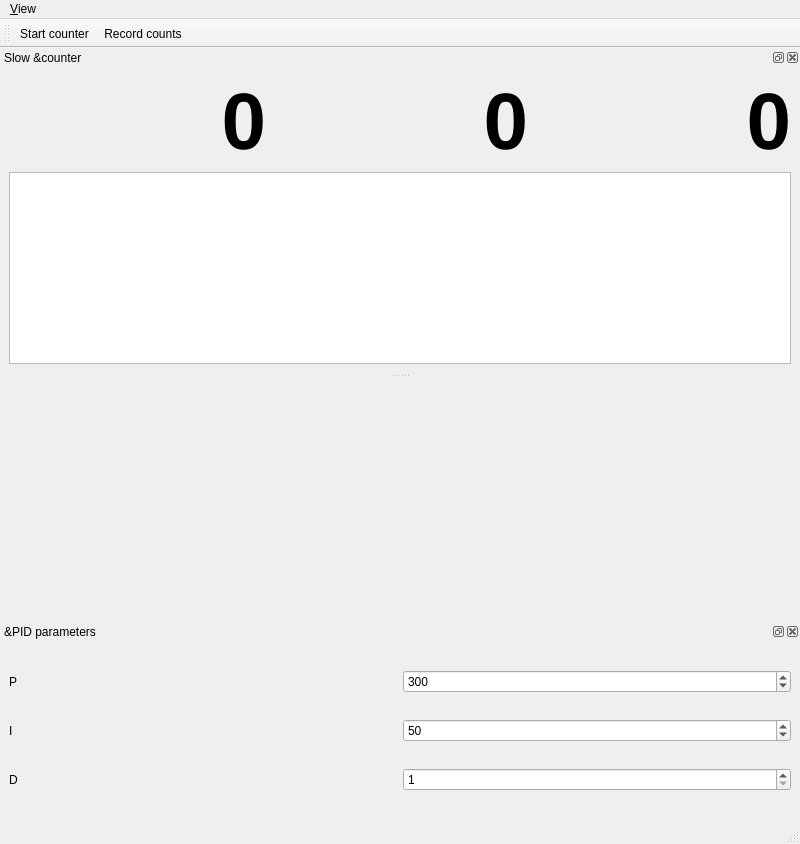
<?xml version="1.0" encoding="UTF-8"?>
<ui version="4.0">
 <class>MainWindow</class>
 <widget class="QMainWindow" name="MainWindow">
  <property name="geometry">
   <rect>
    <x>0</x>
    <y>0</y>
    <width>800</width>
    <height>844</height>
   </rect>
  </property>
  <property name="windowTitle">
   <string>qudi: Slow Counter</string>
  </property>
  <widget class="QWidget" name="centralwidget"/>
  <widget class="QMenuBar" name="menubar">
   <property name="geometry">
    <rect>
     <x>0</x>
     <y>0</y>
     <width>800</width>
     <height>30</height>
    </rect>
   </property>
   <widget class="QMenu" name="menuView">
    <property name="title">
     <string>&amp;View</string>
    </property>
    <widget class="QMenu" name="menuToolbars">
     <property name="title">
      <string>&amp;Toolbars</string>
     </property>
     <addaction name="counting_controls_view_Action"/>
    </widget>
    <addaction name="pid_view_Action"/>
    <addaction name="pid_parameters_view_Action"/>
    <addaction name="separator"/>
    <addaction name="menuToolbars"/>
    <addaction name="separator"/>
    <addaction name="restore_default_view_Action"/>
   </widget>
   <addaction name="menuView"/>
  </widget>
  <widget class="QStatusBar" name="statusbar"/>
  <widget class="QDockWidget" name="pid_trace_DockWidget">
   <property name="windowTitle">
    <string>Slow &amp;counter</string>
   </property>
   <attribute name="dockWidgetArea">
    <number>4</number>
   </attribute>
   <widget class="QWidget" name="dockWidgetContents">
    <layout class="QGridLayout" name="gridLayout">
     <item row="0" column="0">
      <widget class="QLabel" name="process_value_Label">
       <property name="font">
        <font>
         <pointsize>60</pointsize>
         <weight>75</weight>
         <bold>true</bold>
        </font>
       </property>
       <property name="text">
        <string>0</string>
       </property>
       <property name="alignment">
        <set>Qt::AlignRight|Qt::AlignTrailing|Qt::AlignVCenter</set>
       </property>
      </widget>
     </item>
     <item row="1" column="0" colspan="3">
      <widget class="PlotWidget" name="trace_PlotWidget"/>
     </item>
     <item row="0" column="2">
      <widget class="QLabel" name="control_value_Label">
       <property name="font">
        <font>
         <pointsize>60</pointsize>
         <weight>75</weight>
         <bold>true</bold>
        </font>
       </property>
       <property name="text">
        <string>0</string>
       </property>
       <property name="alignment">
        <set>Qt::AlignRight|Qt::AlignTrailing|Qt::AlignVCenter</set>
       </property>
      </widget>
     </item>
     <item row="0" column="1">
      <widget class="QLabel" name="setpoint_value_Label">
       <property name="font">
        <font>
         <pointsize>60</pointsize>
         <weight>75</weight>
         <bold>true</bold>
        </font>
       </property>
       <property name="text">
        <string>0</string>
       </property>
       <property name="alignment">
        <set>Qt::AlignRight|Qt::AlignTrailing|Qt::AlignVCenter</set>
       </property>
      </widget>
     </item>
    </layout>
   </widget>
  </widget>
  <widget class="QDockWidget" name="pid_parameters_DockWidget">
   <property name="minimumSize">
    <size>
     <width>311</width>
     <height>200</height>
    </size>
   </property>
   <property name="maximumSize">
    <size>
     <width>524287</width>
     <height>200</height>
    </size>
   </property>
   <property name="windowTitle">
    <string>&amp;PID parameters</string>
   </property>
   <attribute name="dockWidgetArea">
    <number>8</number>
   </attribute>
   <widget class="QWidget" name="dockWidgetContents_2">
    <layout class="QGridLayout" name="gridLayout_2">
     <item row="0" column="0">
      <widget class="QLabel" name="labelP">
       <property name="text">
        <string>P</string>
       </property>
      </widget>
     </item>
     <item row="0" column="1">
      <widget class="QSpinBox" name="P_SpinBox">
       <property name="minimum">
        <number>1</number>
       </property>
       <property name="maximum">
        <number>1000000</number>
       </property>
       <property name="singleStep">
        <number>10</number>
       </property>
       <property name="value">
        <number>300</number>
       </property>
      </widget>
     </item>
     <item row="1" column="0">
      <widget class="QLabel" name="labelI">
       <property name="text">
        <string>I</string>
       </property>
      </widget>
     </item>
     <item row="1" column="1">
      <widget class="QSpinBox" name="I_SpinBox">
       <property name="minimum">
        <number>1</number>
       </property>
       <property name="maximum">
        <number>1000000</number>
       </property>
       <property name="singleStep">
        <number>10</number>
       </property>
       <property name="value">
        <number>50</number>
       </property>
      </widget>
     </item>
     <item row="2" column="0">
      <widget class="QLabel" name="labelD">
       <property name="toolTip">
        <string>If bigger than 1, the number of samples is averaged over the given number and then displayed. 
Use for extremely fast counting, since all the raw data is saved. 
Timestamps in oversampling interval are all equal to the averaging time.</string>
       </property>
       <property name="text">
        <string>D</string>
       </property>
      </widget>
     </item>
     <item row="2" column="1">
      <widget class="QSpinBox" name="D_SpinBox">
       <property name="toolTip">
        <string>If bigger than 1, the number of samples is averaged over the given number and then displayed. 
Use for extremely fast counting, since all the raw data is saved. 
Timestamps in oversampling interval are all equal to the averaging time.</string>
       </property>
       <property name="minimum">
        <number>1</number>
       </property>
       <property name="maximum">
        <number>10000</number>
       </property>
       <property name="value">
        <number>1</number>
       </property>
      </widget>
     </item>
    </layout>
   </widget>
  </widget>
  <widget class="QToolBar" name="pid_control_ToolBar">
   <property name="windowTitle">
    <string>Counting Controls</string>
   </property>
   <property name="toolButtonStyle">
    <enum>Qt::ToolButtonTextUnderIcon</enum>
   </property>
   <attribute name="toolBarArea">
    <enum>TopToolBarArea</enum>
   </attribute>
   <attribute name="toolBarBreak">
    <bool>false</bool>
   </attribute>
   <addaction name="start_control_Action"/>
   <addaction name="record_control_Action"/>
  </widget>
  <action name="start_control_Action">
   <property name="checkable">
    <bool>true</bool>
   </property>
   <property name="icon">
    <iconset>
     <normaloff>../../artwork/icons/qudiTheme/22x22/start_counter.png</normaloff>../../artwork/icons/qudiTheme/22x22/start_counter.png</iconset>
   </property>
   <property name="text">
    <string>Start counter</string>
   </property>
   <property name="toolTip">
    <string>Start the counter</string>
   </property>
  </action>
  <action name="record_control_Action">
   <property name="checkable">
    <bool>true</bool>
   </property>
   <property name="icon">
    <iconset>
     <normaloff>../../artwork/icons/qudiTheme/22x22/record_counter.png</normaloff>../../artwork/icons/qudiTheme/22x22/record_counter.png</iconset>
   </property>
   <property name="text">
    <string>Record counts</string>
   </property>
   <property name="toolTip">
    <string>Save count trace to file</string>
   </property>
  </action>
  <action name="pid_view_Action">
   <property name="checkable">
    <bool>true</bool>
   </property>
   <property name="text">
    <string>&amp;Slow counter</string>
   </property>
   <property name="toolTip">
    <string>Show the Slow counter</string>
   </property>
  </action>
  <action name="pid_parameters_view_Action">
   <property name="checkable">
    <bool>true</bool>
   </property>
   <property name="text">
    <string>Slow &amp;counter parameters</string>
   </property>
   <property name="toolTip">
    <string>Show Slow counter parameters</string>
   </property>
  </action>
  <action name="restore_default_view_Action">
   <property name="text">
    <string>&amp;Restore default</string>
   </property>
  </action>
  <action name="counting_controls_view_Action">
   <property name="text">
    <string>&amp;Counting controls</string>
   </property>
  </action>
 </widget>
 <customwidgets>
  <customwidget>
   <class>PlotWidget</class>
   <extends>QGraphicsView</extends>
   <header>pyqtgraph.h</header>
  </customwidget>
 </customwidgets>
 <resources/>
 <connections>
  <connection>
   <sender>pid_view_Action</sender>
   <signal>triggered(bool)</signal>
   <receiver>pid_trace_DockWidget</receiver>
   <slot>setVisible(bool)</slot>
   <hints>
    <hint type="sourcelabel">
     <x>-1</x>
     <y>-1</y>
    </hint>
    <hint type="destinationlabel">
     <x>399</x>
     <y>136</y>
    </hint>
   </hints>
  </connection>
  <connection>
   <sender>pid_trace_DockWidget</sender>
   <signal>visibilityChanged(bool)</signal>
   <receiver>pid_view_Action</receiver>
   <slot>setChecked(bool)</slot>
   <hints>
    <hint type="sourcelabel">
     <x>399</x>
     <y>136</y>
    </hint>
    <hint type="destinationlabel">
     <x>-1</x>
     <y>-1</y>
    </hint>
   </hints>
  </connection>
  <connection>
   <sender>pid_parameters_view_Action</sender>
   <signal>triggered(bool)</signal>
   <receiver>pid_parameters_DockWidget</receiver>
   <slot>setVisible(bool)</slot>
   <hints>
    <hint type="sourcelabel">
     <x>-1</x>
     <y>-1</y>
    </hint>
    <hint type="destinationlabel">
     <x>399</x>
     <y>551</y>
    </hint>
   </hints>
  </connection>
  <connection>
   <sender>pid_parameters_DockWidget</sender>
   <signal>visibilityChanged(bool)</signal>
   <receiver>pid_parameters_view_Action</receiver>
   <slot>setChecked(bool)</slot>
   <hints>
    <hint type="sourcelabel">
     <x>399</x>
     <y>551</y>
    </hint>
    <hint type="destinationlabel">
     <x>-1</x>
     <y>-1</y>
    </hint>
   </hints>
  </connection>
  <connection>
   <sender>counting_controls_view_Action</sender>
   <signal>triggered(bool)</signal>
   <receiver>pid_control_ToolBar</receiver>
   <slot>setVisible(bool)</slot>
   <hints>
    <hint type="sourcelabel">
     <x>-1</x>
     <y>-1</y>
    </hint>
    <hint type="destinationlabel">
     <x>399</x>
     <y>41</y>
    </hint>
   </hints>
  </connection>
  <connection>
   <sender>pid_control_ToolBar</sender>
   <signal>visibilityChanged(bool)</signal>
   <receiver>counting_controls_view_Action</receiver>
   <slot>setChecked(bool)</slot>
   <hints>
    <hint type="sourcelabel">
     <x>399</x>
     <y>41</y>
    </hint>
    <hint type="destinationlabel">
     <x>-1</x>
     <y>-1</y>
    </hint>
   </hints>
  </connection>
 </connections>
</ui>
